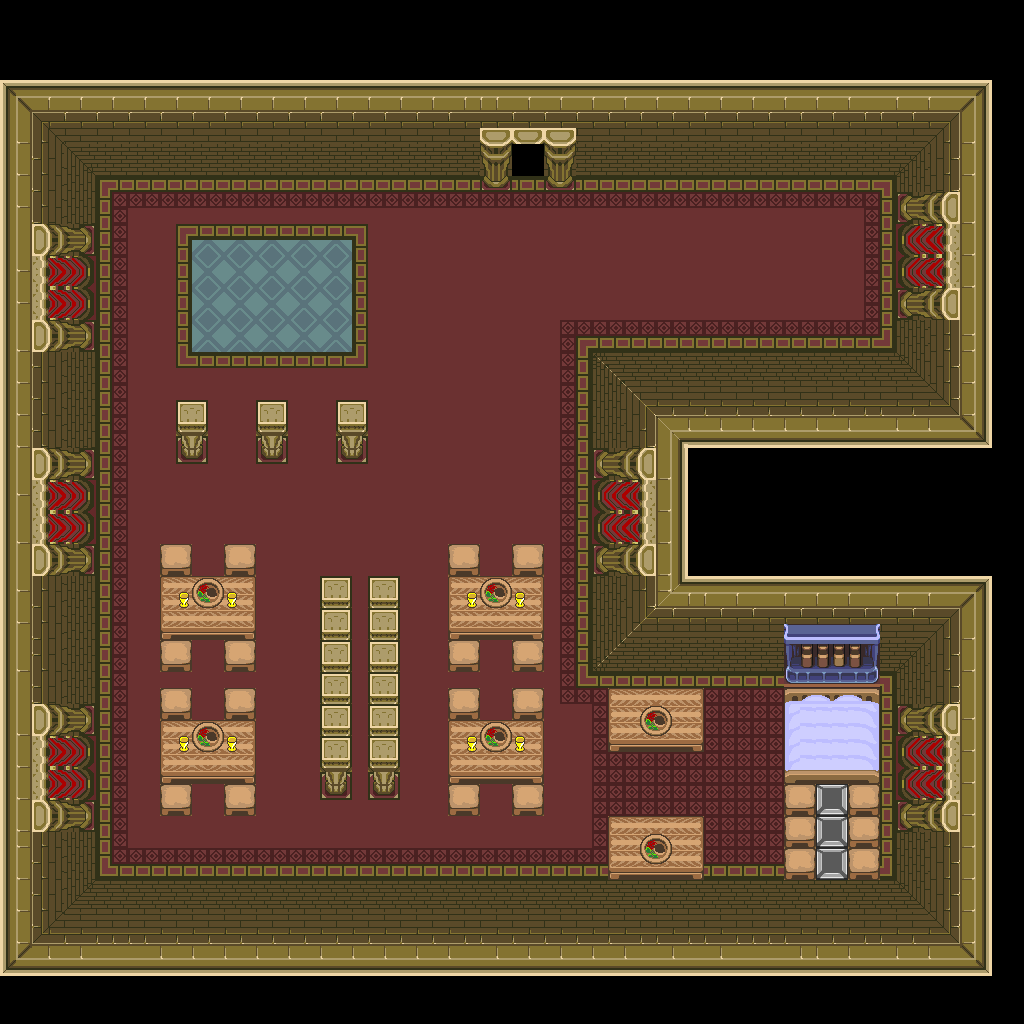

A 2D game scene composited from a Tiled map and its tileset images. What follows is a short description and the map's XML, with each tile layer's data collapsed to a summary:
An orthogonal 64x64 tile map with 16x16 px tiles, 1 tile layer (base), 1 hidden layer not drawn and 18 objects.

<map version="1.10" tiledversion="1.12.1" orientation="orthogonal" renderorder="right-down" width="64" height="64" tilewidth="16" tileheight="16" infinite="0" nextlayerid="3" nextobjectid="19">
 <tileset firstgid="1" source="../classiciphone_pics4.tsx" />
 <layer id="1" name="base" width="64" height="64">
  <data>[4096 cells, 4096 non-empty, 186 distinct tile ids]</data>
 </layer>
 <layer id="2" name="collision" width="64" height="64" visible="0">
  <properties><property name="collision" value="true" /></properties>
  <data>[4096 cells, 2508 non-empty, 1 distinct tile ids]</data>
 </layer>
 <objectgroup id="3" name="npcs">
  <object id="1" x="256.0" y="304.0" width="16" height="16">
   <properties>
    <property name="gani" value="sign.png" />
    <property name="script" type="string">-- Auto-converted from GraalScript
-- [CLIENT-SIDE — server no-op]
-- if (playertouchsme) say2 SuperNick Outfit;</property>
   </properties>
  </object>
  <object id="2" x="256.0" y="256.0" width="16" height="16">
   <properties>
    <property name="gani" value="clothesswitch.png" />
    <property name="script" type="string">-- Auto-converted from GraalScript
-- [CLIENT-SIDE — server no-op]
-- if (playertouchsme) {
-- setplayerprop #C0,black;
-- setplayerprop #C1,black;
-- setplayerprop #C2,black;
-- setplayerprop #C3,black;
-- setplayerprop #C4,black;
-- setplayerprop #1,linkson-flame-sword.png;
-- setplayerprop #2,blackshield.png;
-- setplayerprop #3,head22.png;
-- }</property>
   </properties>
  </object>
  <object id="3" x="208.0" y="432.0" width="16" height="16">
   <properties>
    <property name="script" type="string">-- Auto-converted from GraalScript
-- if (created) {
-- showcharacter;
-- setcharprop #3,head7.png;
-- setcharprop #C0,black;
-- setcharprop #C1,black;
-- setcharprop #C2,black;
-- setcharprop #C3,black;
-- setcharprop #C4,black;
-- setcharprop #n,Guard;
-- setcharprop #2,shield1.gif;
-- shieldpower = 1;
-- dir = 2;
end
-- [CLIENT-SIDE — server no-op]
-- if (playertouchsme) say2 I protect that which matters#bmost.;</property>
   </properties>
  </object>
  <object id="4" x="288.0" y="432.0" width="16" height="16">
   <properties>
    <property name="script" type="string">-- Auto-converted from GraalScript
-- if (created) {
-- showcharacter;
-- setcharprop #3,head7.png;
-- setcharprop #C0,black;
-- setcharprop #C1,black;
-- setcharprop #C2,black;
-- setcharprop #C3,black;
-- setcharprop #C4,black;
-- setcharprop #n,Guard;
-- setcharprop #2,shield1.gif;
-- shieldpower = 1;
-- dir = 2;
end
-- [CLIENT-SIDE — server no-op]
-- if (playertouchsme) say2 This job sucks.#bI get paid 30 gralat a day.;</property>
   </properties>
  </object>
  <object id="5" x="688.0" y="800.0" width="16" height="16">
   <properties>
    <property name="script" type="string">-- Auto-converted from GraalScript
-- if (created) {
-- showcharacter;
-- setcharprop #3,head20.png;
-- setcharprop #C0,black;
-- setcharprop #C1,black;
-- setcharprop #C2,black;
-- setcharprop #C3,black;
-- setcharprop #C4,black;
-- setcharprop #n,Guard;
-- setcharprop #2,shield1.gif;
-- shieldpower = 1;
-- dir = 1;
end
-- [CLIENT-SIDE — server no-op]
-- if (playertouchsme) say2 I defend this place#bwith my life.;</property>
   </properties>
  </object>
  <object id="6" x="688.0" y="704.0" width="16" height="16">
   <properties>
    <property name="script" type="string">-- Auto-converted from GraalScript
-- if (created) {
-- showcharacter;
-- setcharprop #3,head20.png;
-- setcharprop #C0,black;
-- setcharprop #C1,black;
-- setcharprop #C2,black;
-- setcharprop #C3,black;
-- setcharprop #C4,black;
-- setcharprop #n,Guard;
-- setcharprop #2,shield1.gif;
-- shieldpower = 1;
-- dir = 1;
end
-- [CLIENT-SIDE — server no-op]
-- if (playertouchsme) say2 He will be back soon.#bWe must double our efforts.;</property>
   </properties>
  </object>
  <object id="7" x="416.0" y="704.0" width="16" height="16">
   <properties>
    <property name="script" type="string">-- Auto-converted from GraalScript
-- if (created) {
-- showcharacter;
-- setcharprop #3,head16.png;
-- setcharprop #C0,orange;
-- setcharprop #C1,gray;
-- setcharprop #C2,darkblue;
-- setcharprop #C3,darkblue;
-- setcharprop #C4,darkblue;
-- dir = 3;
-- sprite = 19;
end
-- [CLIENT-SIDE — server no-op]
-- if (playertouchsme) say2 Mmm...;</property>
   </properties>
  </object>
  <object id="8" x="128.0" y="576.0" width="16" height="16">
   <properties>
    <property name="script" type="string">-- Auto-converted from GraalScript
-- // Graal v1.27 NPC by Stefan Knorr
-- if (created) {
-- showcharacter;
-- setcharprop #3,head16.png;
-- setcharprop #C0,orange;
-- setcharprop #C1,gray;
-- setcharprop #C2,darkblue;
-- setcharprop #C3,darkblue;
-- setcharprop #C4,darkblue;
-- setcharprop #n,;
-- setcharprop #2,shield3.gif;
-- dir = 3;
-- sprite = 19;
end
-- [CLIENT-SIDE — server no-op]
-- if (playertouchsme) say2 Nick said he'd be back soon#bfor the meeting.. Where is he..;</property>
   </properties>
  </object>
  <object id="9" x="128.0" y="704.0" width="16" height="16">
   <properties>
    <property name="script" type="string">-- Auto-converted from GraalScript
-- if (created) {
-- showcharacter;
-- setcharprop #3,head16.png;
-- setcharprop #C0,orange;
-- setcharprop #C1,gray;
-- setcharprop #C2,darkblue;
-- setcharprop #C3,darkblue;
-- setcharprop #C4,darkblue;
-- setcharprop #n,;
-- setcharprop #2,shield3.gif;
-- dir = 3;
-- sprite = 19;
end
-- [CLIENT-SIDE — server no-op]
-- if (playertouchsme) say2 How much longer are we #bgoing to have to wait..;</property>
   </properties>
  </object>
  <object id="10" x="416.0" y="576.0" width="16" height="16">
   <properties>
    <property name="script" type="string">-- Auto-converted from GraalScript
-- if (created) {
-- showcharacter;
-- setcharprop #3,head16.png;
-- setcharprop #C0,orange;
-- setcharprop #C1,gray;
-- setcharprop #C2,darkblue;
-- setcharprop #C3,darkblue;
-- setcharprop #C4,darkblue;
-- setcharprop #n,;
-- setcharprop #2,shield3.gif;
-- dir = 3;
-- sprite = 19;
end
-- [CLIENT-SIDE — server no-op]
-- if (playertouchsme) say2 .....#b#b(He lost his tongue);</property>
   </properties>
  </object>
  </objectgroup>
</map>
<!-- 8 of 18 objects omitted -->
